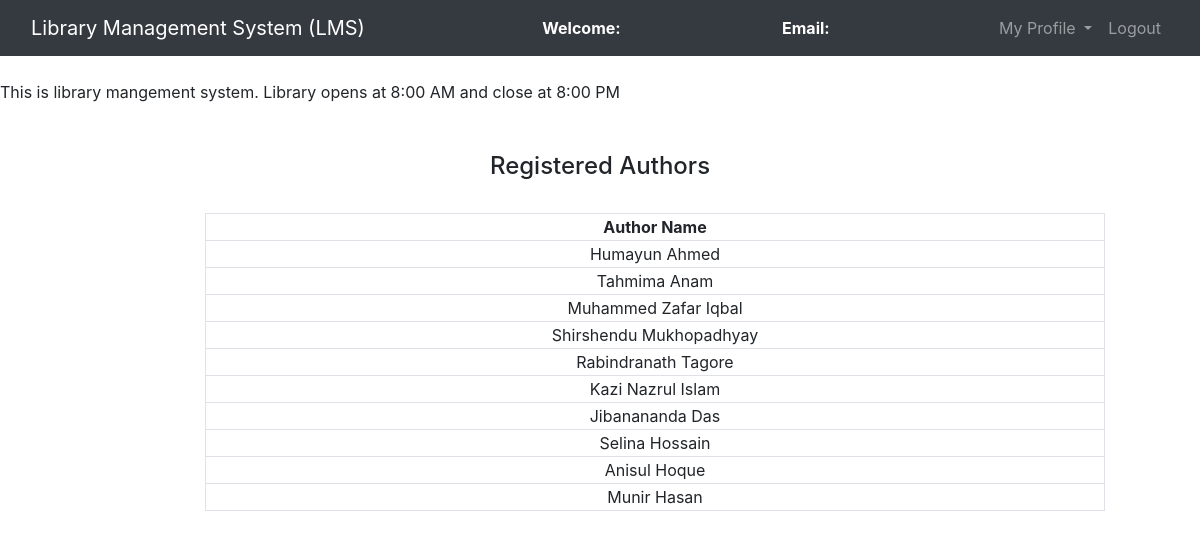
/views/regauthor.php, run on the app's committed database.
### tables this page shows
CREATE TABLE `authors` (
  `author_id` int(11) NOT NULL,
  `author_name` varchar(250) NOT NULL
);

### views/regauthor.php (the view, shortened to what this page needs)
<?php
	$connection = mysqli_connect("localhost:3308","root","");
	$query = "select * from Authors";
?>
<!DOCTYPE html>
<html>
<head>
	<link rel="stylesheet" type="text/css" href="../bootstrap-4.4.1/css/bootstrap.min.css">
</head>
<body>
	<nav class="navbar navbar-expand-lg navbar-dark bg-dark">
		<div class="container-fluid">
			<div class="navbar-header">
				<a class="navbar-brand" href="admin_dashboard.php">Library Management System (LMS)</a>
			</div>
			<font style="color: white"><span><strong>Welcome: <?php echo $_SESSION['name'];?></strong></span></font>
			<font style="color: white"><span><strong>Email: <?php echo $_SESSION['email'];?></strong></font>
		    <ul class="nav navbar-nav navbar-right">
		      <li class="nav-item dropdown">
	        	<a class="nav-link dropdown-toggle" data-toggle="dropdown">My Profile </a>
		      </li>
		      <li class="nav-item">
		        <a class="nav-link" href="../logout.php">Logout</a>
		      </li>
		    </ul>
		</div>
	</nav><br>
	<span><marquee>This is library mangement system. Library opens at 8:00 AM and close at 8:00 PM</marquee></span><br><br>
		<center><h4>Registered Authors</h4><br></center>
		<div class="row">
			<div class="col-md-2"></div>
			<div class="col-md-8">
				<form>
					<table class="table-bordered" width="900px" style="text-align: center">
						<tr>
							<th>Author Name</th>
						</tr>
					<?php
						$query_run = mysqli_query($connection,$query);
						while ($row = mysqli_fetch_assoc($query_run)){
							?>
							<tr>
							<td><?php echo $row['author_name'];?></td>
						</tr>
					<?php
						}
					?>
				</table>
				</form>
			</div>
			<div class="col-md-2"></div>
		</div>
</body>
</html>

### data on the page
authors: author_name "Humayun Ahmed"
authors: author_name "Tahmima Anam"
authors: author_name "Muhammed Zafar Iqbal"
authors: author_name "Shirshendu Mukhopadhyay"
authors: author_name "Rabindranath Tagore"
authors: author_name "Kazi Nazrul Islam"
authors: author_name "Jibanananda Das"
authors: author_name "Selina Hossain"
authors: author_name "Anisul Hoque"
authors: author_name "Munir Hasan"
